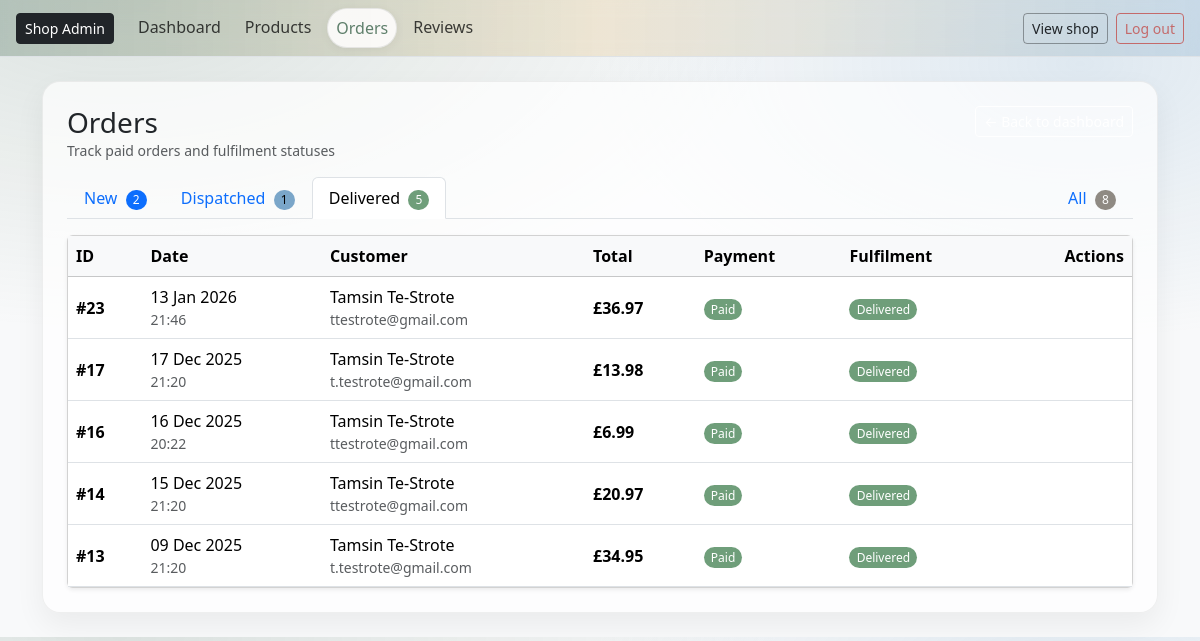
Before: /owner/orders/?tab=delivered (signed in) with the older database file.
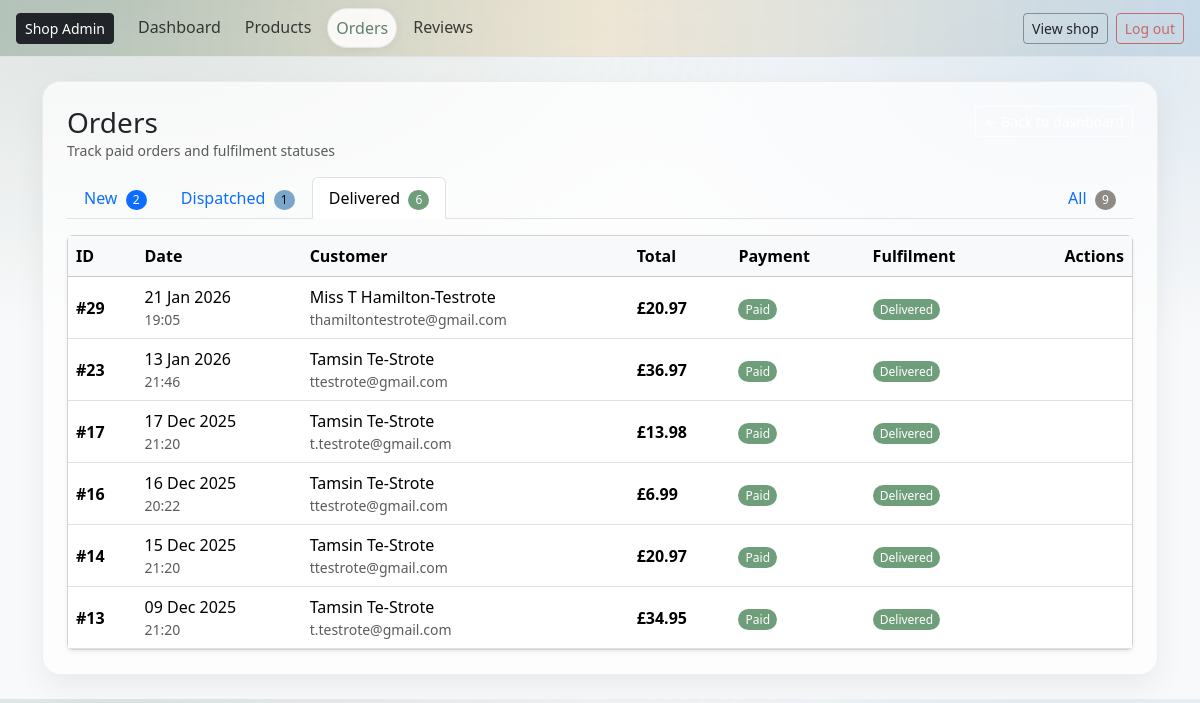
After: the same page with the newer database file.
### checkout/models.py (models this page shows, shortened)
class Order(models.Model):
    PENDING = "PENDING"
    PAID = "PAID"
    FAILED = "FAILED"
    NEW = "NEW"
    DISPATCHED = "DISPATCHED"
    DELIVERED = "DELIVERED"
    CANCELLED = "CANCELLED"
    STATUS_CHOICES = [
        (PENDING, "Pending"),
        (PAID, "Paid"),
        (FAILED, "Failed"),
    ]
    FULFILMENT_CHOICES = [
        (NEW, "New"),
        (DISPATCHED, "Dispatched"),
        (DELIVERED, "Delivered"),
        (CANCELLED, "Cancelled"),
    ]
    user = models.ForeignKey(
        settings.AUTH_USER_MODEL,
        on_delete=models.SET_NULL,
        null=True,
        blank=True,
        related_name="orders",
    )
    full_name = models.CharField(max_length=100, blank=True)
    email = models.EmailField(blank=True)
    address_line1 = models.CharField(max_length=255, blank=True)
    address_line2 = models.CharField(max_length=255, blank=True)
    city = models.CharField(max_length=100, blank=True)
    postcode = models.CharField(max_length=20, blank=True)
    status = models.CharField(
        max_length=10,
        choices=STATUS_CHOICES,
        default=PENDING,
    )
    total = models.DecimalField(max_digits=8, decimal_places=2)
    stripe_session_id = models.CharField(max_length=255, blank=True)
    created_at = models.DateTimeField(auto_now_add=True)
    stock_deducted = models.BooleanField(default=False)
    fulfilment_status = models.CharField(
        max_length=12,
        choices=FULFILMENT_CHOICES,
        default=NEW,
    )
    dispatched_at = models.DateTimeField(null=True, blank=True)
    delivered_at = models.DateTimeField(null=True, blank=True)
    cancelled_at = models.DateTimeField(null=True, blank=True)

### owner/views.py (the view)
# urls.py: path("orders/", views.my_orders, name="my_orders"),
@staff_member_required
def orders(request):
    tab = request.GET.get("tab", "new")
    base = Order.objects.all().order_by("-created_at")
    if tab == "all":
        qs = base.filter(
            status=Order.PAID,
            fulfilment_status__in=[
                    Order.DELIVERED,
                    Order.DISPATCHED,
                    Order.NEW,],)
    elif tab == "new":
        qs = base.filter(
            status=Order.PAID, fulfilment_status=Order.NEW)
    elif tab == "dispatched":
        qs = base.filter(
            status=Order.PAID, fulfilment_status=Order.DISPATCHED)
    elif tab == "delivered":
        qs = base.filter(
            status=Order.PAID, fulfilment_status=Order.DELIVERED)
    else:
        qs = base
    counts = {
        "all": base.filter(
            status=Order.PAID,
            fulfilment_status__in=[
                Order.DELIVERED, Order.DISPATCHED, Order.NEW,]).count(),
        "new": base.filter(
            status=Order.PAID, fulfilment_status=Order.NEW).count(),
        "dispatched": base.filter(
            status=Order.PAID, fulfilment_status=Order.DISPATCHED).count(),
        "delivered": base.filter(
            status=Order.PAID, fulfilment_status=Order.DELIVERED).count(),
    }
    return render(request, "owner/orders.html", {
        "orders": qs,
        "tab": tab,
        "counts": counts,
    })

### cart/context_processors.py (called while the page is built)
def cart_count(request):
    cart = get_or_create_cart(request)
    try:
        count = sum(i.qty for i in cart.items.all())
    except Exception:
        count = 0
    return {"cart_count": count}

### cart/utils.py (called while the page is built)
def get_or_create_cart(request):
    if not request.session.session_key:
        request.session.create()
    request.session.set_expiry(60 * 60 * 24 * 14)
    session_key = request.session.session_key
    if request.user.is_authenticated:
        cart, created = Cart.objects.get_or_create(
            user=request.user,
            defaults={"session_key": session_key},
        )
        if not cart.session_key:
            cart.session_key = session_key
            cart.save(update_fields=["session_key"])
        return cart
    cart, _ = Cart.objects.get_or_create(user=None, session_key=session_key)
    return cart

### owner/templates/owner/orders.html (shortened to what this page needs)
{% extends "owner/base_owner.html" %}
{% block content %}
<div class="d-flex justify-content-between align-items-start mb-3">
  <div>
    <h1 class="h3 mb-0">Orders</h1>
    <div class="text-muted small">Track paid orders and fulfilment statuses</div>
  </div>
      <a href="{% url 'owner:owner_dashboard' %}" class="btn btn-sm btn-outline-secondary mb-2">
    </a>
</div>
<ul class="nav nav-tabs mb-3">
  <li class="nav-item">
    <a class="nav-link {% if tab == 'new' %}active{% endif %}" href="?tab=new">
      New
      {% if counts.new %}
        <span class="badge text-bg-primary ms-1">{{ counts.new }}</span>
      {% else %}
        <span class="badge text-bg-light border ms-1">0</span>
      {% endif %}
    </a>
  </li>
  <li class="nav-item">
    <a class="nav-link {% if tab == 'dispatched' %}active{% endif %}" href="?tab=dispatched">
      Dispatched
      {% if counts.dispatched %}
        <span class="badge text-bg-info ms-1">{{ counts.dispatched }}</span>
      {% else %}
        <span class="badge text-bg-light border ms-1">0</span>
      {% endif %}
    </a>
  </li>
  <li class="nav-item">
    <a class="nav-link {% if tab == 'delivered' %}active{% endif %}" href="?tab=delivered">
      Delivered
      {% if counts.delivered %}
        <span class="badge text-bg-success ms-1">{{ counts.delivered }}</span>
      {% else %}
        <span class="badge text-bg-light border ms-1">0</span>
      {% endif %}
    </a>
  </li>
  <li class="nav-item ms-auto">
    <a class="nav-link {% if tab == 'all' %}active{% endif %}" href="?tab=all">
      All
      <span class="badge text-bg-secondary ms-1">{{ counts.all }}</span>
    </a>
  </li>
</ul>
<div class="card shadow-sm">
  <div class="table-responsive">
    <table class="table align-middle mb-0">
      <thead class="table-light">
        <tr>
          <th>ID</th>
          <th>Date</th>
          <th>Customer</th>
          <th>Total</th>
          <th>Payment</th>
          <th>Fulfilment</th>
          <th class="text-end">Actions</th>
        </tr>
      </thead>
      <tbody>
        {% for o in orders %}
          <tr>
            <td class="fw-semibold">#{{ o.id }}</td>
            <td>
              {{ o.created_at|date:"d M Y" }}
              <div class="text-muted small">{{ o.created_at|date:"H:i" }}</div>
            </td>
            <td>
              {{ o.full_name|default:o.email|default:"Guest" }}
              {% if o.email %}
                <div class="text-muted small text-truncate" style="max-width: 260px;">{{ o.email }}</div>
              {% endif %}
            </td>
            <td class="fw-semibold">£{{ o.total }}</td>
            <td>
              {% if o.status == "PAID" %}
                <span class="badge text-bg-success">Paid</span>
              {% elif o.status == "PENDING" %}
                <span class="badge text-bg-warning">Pending</span>
              {% else %}
                <span class="badge text-bg-danger">Failed</span>
              {% endif %}
            </td>
            <td>
              {% if o.fulfilment_status == "NEW" %}
                <span class="badge text-bg-secondary">New</span>
              {% elif o.fulfilment_status == "DISPATCHED" %}
                <span class="badge text-bg-info">Dispatched</span>
              {% elif o.fulfilment_status == "DELIVERED" %}
                <span class="badge text-bg-success">Delivered</span>
              {% elif o.fulfilment_status == "CANCELLED" %}
                <span class="badge text-bg-dark">Cancelled</span>
              {% else %}
                <span class="badge text-bg-light border">—</span>
              {% endif %}
            </td>
            <td class="text-end">
              <div class="d-inline-flex align-items-center gap-1">
                <a class="btn btn-sm btn-outline-secondary"
                  href="{% url 'owner:owner_order_detail' o.id %}">
                </a>
              </div>
            </td>
          </tr>
        {% endfor %}
      </tbody>
    </table>
  </div>
</div>
{% endblock content %}

Changed rows visible on the page:
added Order: id "29", created_at "21 Jan 2026", created_at "19:05", full_name "Miss T Hamilton-Testrote", email "thamiltontestrote@gmail.com", total "20.97", status "Paid", fulfilment_status "Delivered"
Other visible differences:
{{ counts.delivered }}: "5" → "6"
{{ counts.all }}: "8" → "9"
